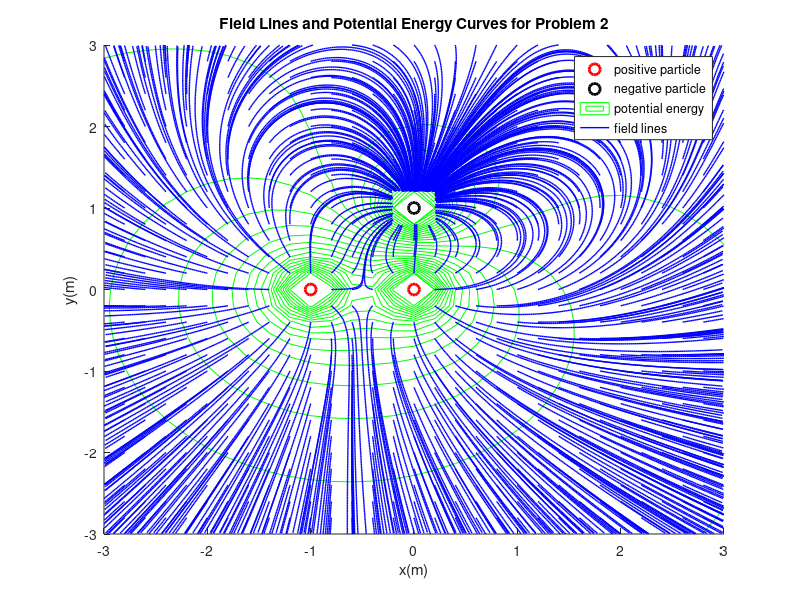

Reproduce this figure in MATLAB.
% Activity X.X.X: A MATLAB Activity.
% File: filename.m
% Date:
% By:
% Login ID
% Section: Number
% Team: Team Number
% 
% ELECTRONIC SIGNATURE
% Full Name
% 
% The electronic signature above indicates that the program
% submitted for evaluation is my individual work. I have
% a general understanding of all aspects of its development
% and execution.
% 
% A BRIEF DESCRIPTION OF WHAT THE PROGRAM OR FUNCTION DOES
% Displayed electric field lines and electric potential energy curves
% from ENGR16200 homework 8 problem 2 
% ---------------------------------------------------
%   Inputs
% ---------------------------------------------------


% ---------------------------------------------------
%   Computations
% ---------------------------------------------------
clc;
clear;

xmax = 3;
xmin = -3;
ymax = 3;
ymin = -3;
deltax = 0.2;
deltay = 0.2;

%generate matrix between starting and ending y and x values
[X,Y] = meshgrid(xmin:deltax:xmax,ymin:deltay:ymax);

%constants used throughout the problem
Q = 3e-6;
K = 8.988e9;
d = 1;

%determine size of matrices
xsize = length(X);
ysize = length(Y);

%allocate two matrices to store electric field data
E_x = zeros(xsize,ysize);
E_y = zeros(xsize,ysize);

for x = 1:(xsize)      %loop through all x values
    for y = 1:(ysize)  %loop through all y values
        xcomp = (X(x,y) / ((X(x,y)^2 + Y(x,y)^2)^(3/2)));                   %from first particle
        xcomp = xcomp + (-X(x,y) / (X(x,y)^2 + (Y(x,y)-d)^2)^(3/2));        %from second
        xcomp = xcomp + ((X(x,y)+d) / (((X(x,y)+d)^2 + Y(x,y)^2)^(3/2)));   %from third
        xcomp = Q*K*xcomp;
        E_x(x,y) = xcomp;   %assign to matrix
        
        ycomp = (Y(x,y) / ((X(x,y)^2 + Y(x,y)^2)^(3/2))); 
        ycomp = ycomp + (-(Y(x,y)-d) / (X(x,y)^2 + (Y(x,y)-d)^2)^(3/2));
        ycomp = ycomp + (Y(x,y) / (((X(x,y)+d)^2 + Y(x,y)^2)^(3/2)));
        ycomp = Q*K*ycomp;
        E_y(x,y) = ycomp;
    end
end

%calculate potential energy function
potential = Q*K*(1./sqrt(X.^2+Y.^2) - 1./sqrt(X.^2+(Y-d).^2) + 1./sqrt((X+d).^2+Y.^2));


% ---------------------------------------------------
%   Outputs
% ---------------------------------------------------

hold on
plot(-d,0,'ro', 'MarkerSize',8,'LineWidth',2)
plot(0,0,'ro', 'MarkerSize',8,'LineWidth',2,'HandleVisibility','off') %handle visibility off for legend
plot(0,d,'ko', 'MarkerSize',8,'LineWidth',2)
contour(X,Y,potential,30,'g');
streamlines = streamline(X,Y,E_x,E_y,X,Y);
set(streamlines,'color','blue','LineWidth',1);

title("Field Lines and Potential Energy Curves for Problem 2");
xlabel("x(m)");
ylabel("y(m)");
legend("positive particle","negative particle","potential energy","field lines")